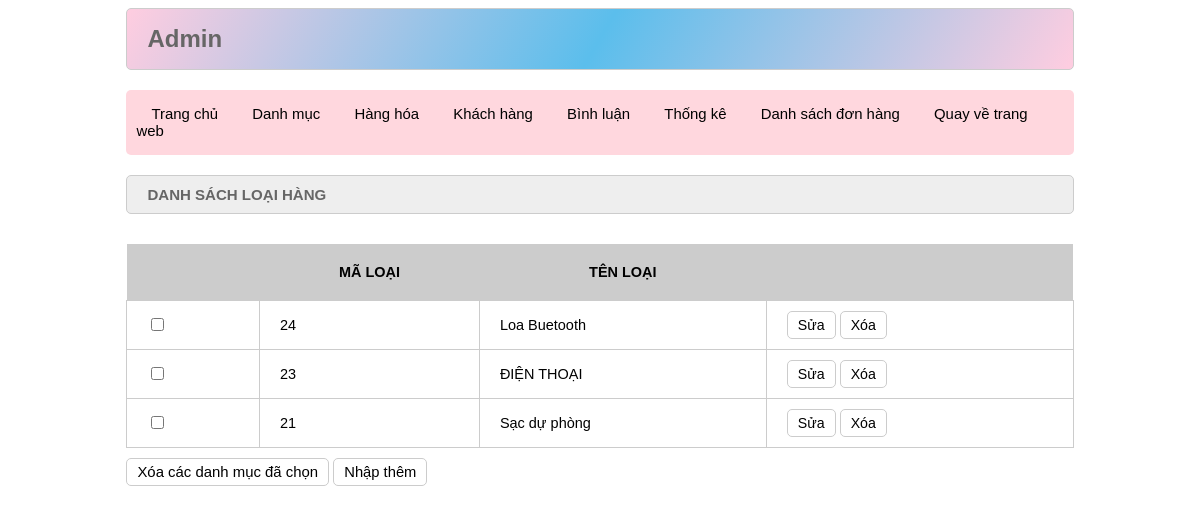
The app's page /admin/index.php?act=listdm (signed in) with its own data.
### tables this page shows
CREATE TABLE `danhmuc` (
  `id` int(11) NOT NULL,
  `name` varchar(255) NOT NULL
);

### model/pdo.php (called while the page is built, shortened)
<?php
$host = 'doanmau.azurewebsites.net';
$dbname = 'doanmau';
$username = 'chvuiwsvzy';
$password = 'Dungpro7502.';
function pdo_get_connection(){
    global $host, $dbname, $username, $password;
    $dburl = "mysql:host={$host};dbname={$dbname};charset=utf8";
    $conn = new PDO($dburl, $username, $password);
    $conn->setAttribute(PDO::ATTR_ERRMODE, PDO::ERRMODE_EXCEPTION);
    return $conn;
}
function pdo_query($sql){
    $sql_args = array_slice(func_get_args(), 1);
    try{
        $conn = pdo_get_connection();
        $stmt = $conn->prepare($sql);
        $stmt->execute($sql_args);
        $rows = $stmt->fetchAll();
        return $rows;
    }
    catch(PDOException $e){
        throw $e;
    }
    finally{
        unset($conn);
    }
}

### model/danhmuc.php (called while the page is built, shortened)
<?php
    function loadall_danhmuc() {
        $sql="select * from danhmuc order by id desc";
        $listdanhmuc=pdo_query($sql);
        return $listdanhmuc;
    }
?>

### admin/danhmuc/list.php (the view, shortened to what this page needs)
<div class="row">
            <div class="row frmtitle">
                <H1>DANH SÁCH LOẠI HÀNG</H1>
            </div>
            <div class="row frmcontent">
                <div class="row mb10 frmdsloai">
                    <table>
                        <tr>
                            <th></th>
                            <th>MÃ LOẠI</th>
                            <th>TÊN LOẠI</th>
                            <th></th>
                        </tr>
                        <form action="" method="post">
                        <?php
                            foreach ($listdanhmuc as $danhmuc) {
                                extract($danhmuc);
                                $suadm="index.php?act=suadm&id=".$id;
                                $xoadm="index.php?act=xoadm&id=".$id;
                                echo '<tr>
                                        <td><input type="checkbox" value="'.$id.'" name="checkbox[]" > </td>
                                        <td>'.$id.'</td>
                                        <td>'.$name.'</td>
                                        <td><a href="'.$suadm.'"><input type="button" value="Sửa"></a> <a href="'.$xoadm.'"><input type="button" value="Xóa"></a></td>
                                    </tr>';
                            }
                        ?>
                    </table>
                </div>
                <div class="row mb10">
                <input  type="submit" value="Xóa các danh mục đã chọn" formaction="index.php?act=xoadm">
                    <a href="index.php?act=adddm"><input type="button" value="Nhập thêm"></a>
                </div>
            </div>
        </div>

### view/css/style.css (style rules this page uses)
* { box-sizing: border-box; font-family: sans-serif; font-size: 99%; }
.row { float: left; width: 100%; }
.mb10 { margin-bottom: 10px; }
.formtaikhoan input[type="submit"], .frmcontent input[type="submit"], .frmcontent input[type="reset"], .formtaikhoan input[type="reset"], .frmcontent input[type="button"] { border-radius: 5px; padding: 5px 10px; background-color: white; border: 1px #CCC solid; }
.frmtitle { background-color: #EEE; border: 1px #CCC solid; color: #666; border-radius: 5px; padding: 0px 20px; margin-bottom: 10px; }
.frmcontent { padding: 20px 0px; }
.frmdsloai table { width: 100%; border-collapse: collapse; }
.frmdsloai table th { padding: 20px; background-color: #CCC; }
.frmdsloai table td { padding: 10px 20px; border: 1px #CCC solid; }
.cart table,td { border: 1px solid rgb(133, 130, 130); padding: 10px; }

### records on screen
danhmuc: id "24", name "Loa Buetooth"
danhmuc: id "23", name "ĐIỆN THOẠI"
danhmuc: id "21", name "Sạc dự phòng"
